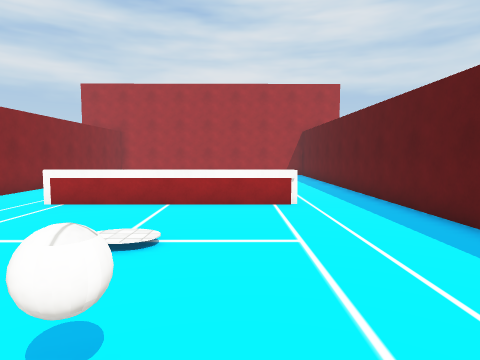
view 1 (above)

16 first-person views from a walk through a scene from a Unity 3-D project. The camera is 1.4 m above the floor, tilts 4° down and sees 75° across. The floor is counted in squares, 1 m on a side. Each view is taken from the middle of a square. On the plan, view 1 faces up. The plan holds only what a view shows up to about 14 squares ahead; the rest is blank. The player character is not drawn. Some surface patterns are stand-ins.

view 2
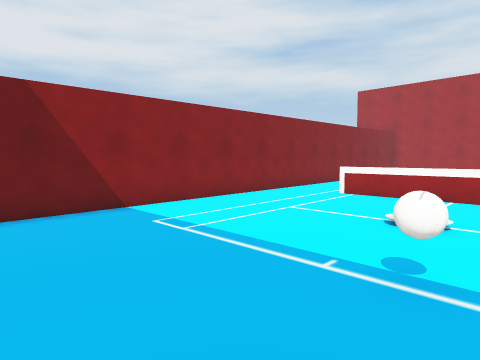

view 3
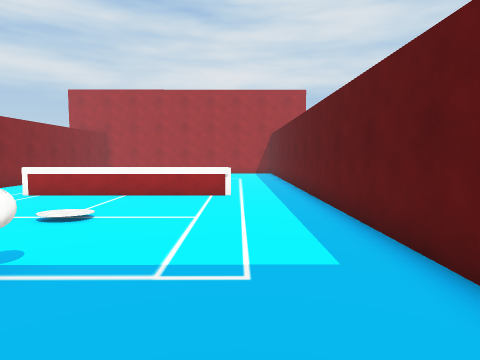

view 4
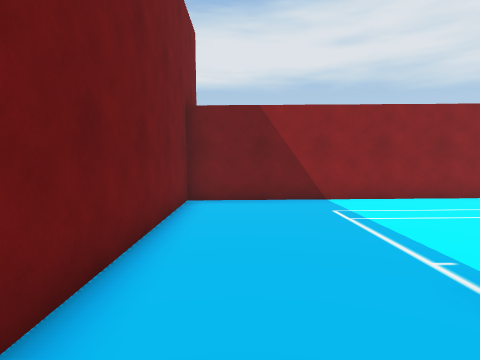

view 5
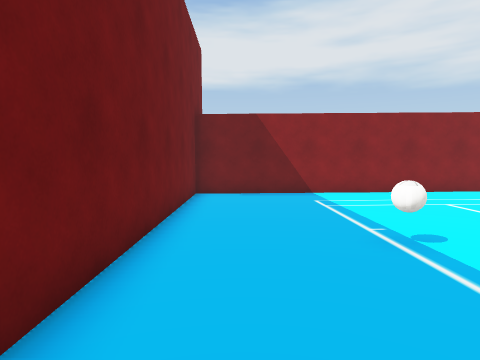

view 6
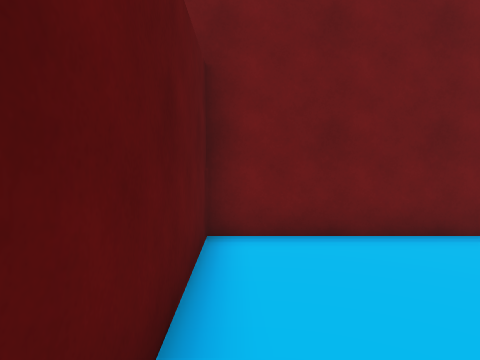

view 7
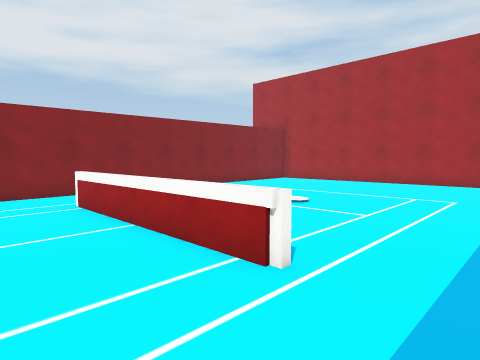

view 8
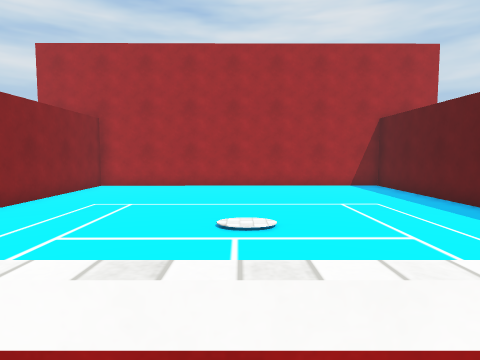

view 9
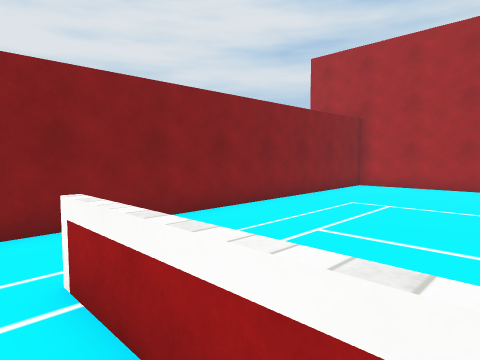

view 10
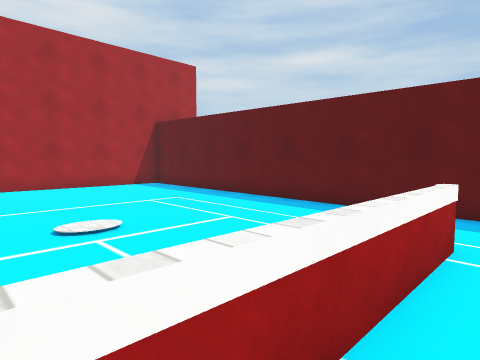

view 11
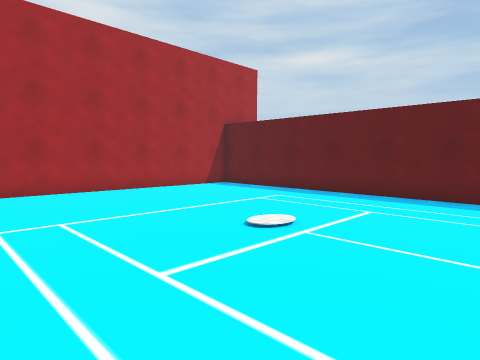

view 12
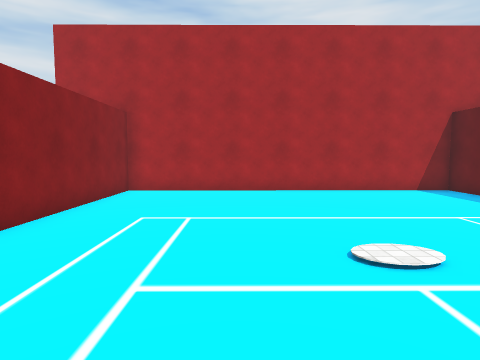

view 13
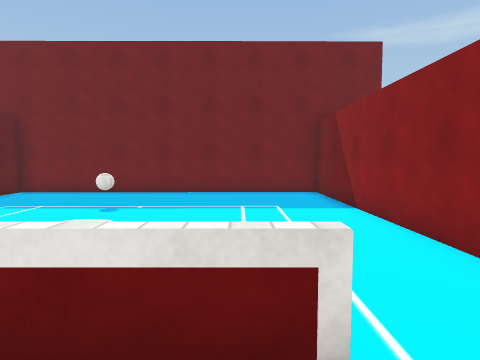

view 14
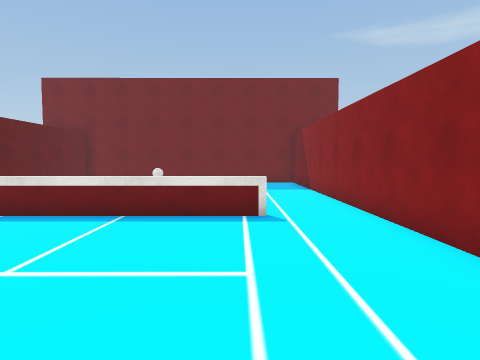

view 15
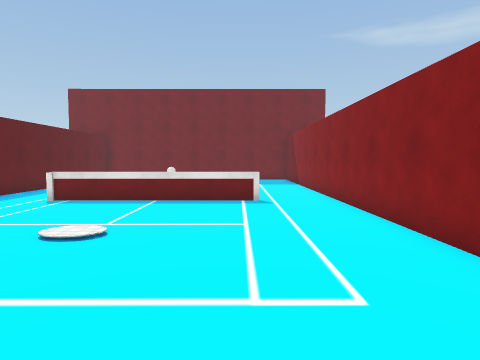

view 16
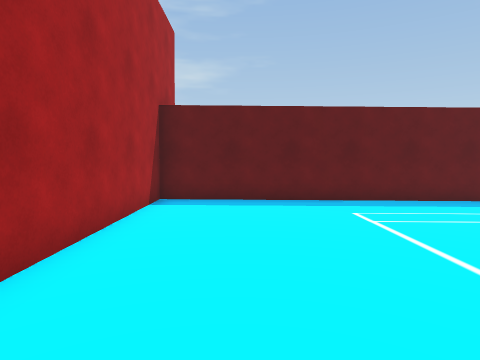

### Floor plan
Ten units are one square. View 1 is at (0, 0); x grows to the right and y downward. Boxes are objects, and circles mark ways between rooms. Rooms are numbered by the first view taken in them; rooms with no view inside come last. Other rooms are left out.
<svg viewBox="-90 -232 141 265">
<path fill="none" stroke="#000" d="M-84 -84 -84 28 46 27 46 -85M17 -90 -58 -90M46 -85 45 -227 -85 -226 -84 -84M-58 -92 17 -92 17 -90"/>
<rect x="-15" y="-25" width="10" height="10" fill="#bbb"><title>ball</title></rect>
<circle cx="-75" cy="-90" r="3" fill="#2a7"/>
<circle cx="35" cy="-90" r="3" fill="#2a7"/>
<text x="-20" y="-30">1</text>
<text x="-20" y="-160">2</text>
</svg>
Room 1 opens to room 2.

Where each view was taken, in squares from view 1:
view 1: 0 up, 0 right, facing up
view 2: 2 down, 0 right, facing up-left
view 3: 2 down, 2 right, facing up
view 4: 1 down, 2 right, facing left
view 5: 1 down, 4 right, facing left
view 6: 3 up, 4 right, facing down
view 7: 6 up, 4 right, facing up-left
view 8: 8 up, 2 left, facing up
view 9: 8 up, 2 left, facing up-left
view 10: 8 up, 4 left, facing up-right
view 11: 10 up, 7 left, facing up-right
view 12: 10 up, 4 left, facing up
view 13: 11 up, 5 left, facing down
view 14: 17 up, 5 left, facing down
view 15: 20 up, 5 left, facing down
view 16: 20 up, 6 left, facing right
